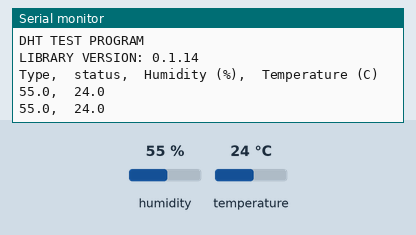
The sketch below on a simulated Arduino Uno, built with avr-gcc and run on an emulated ATmega328P. Parts: the last lines printed to the serial monitor. Wiring (inferred from the names in the program): DHT11 sensor: data A1. Inputs (shaded band) come from the test bench; at power-on: humidity 55 %, temperature 24 °C.

Above: at 2.8 s.
2.9 s: humidity set to 22 %
At 5.3 s:
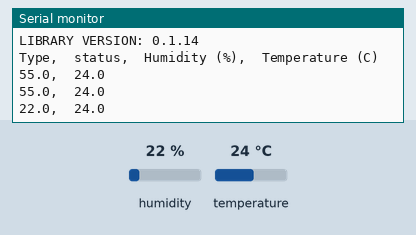
5.6 s: temperature set to 12 °C
At 6.4 s:
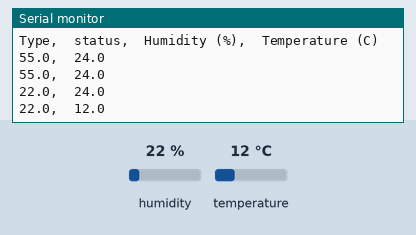
8.3 s: humidity set to 40 %
At 11.1 s:
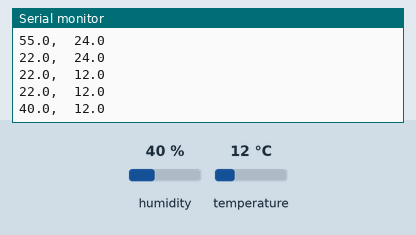
Timing chart, 0 to 12.6 s (numbered marks = the images above; inputs shaded):
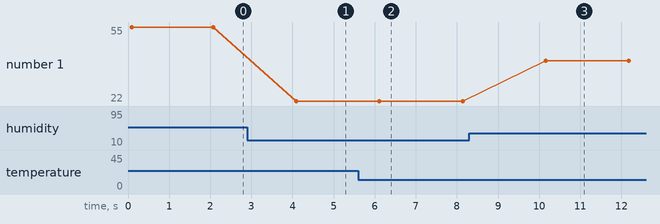

Measured:
- after the input at 2.9 s, the serial monitor: prints a new line after 1.2 s (image 1)
- after the input at 5.6 s, the serial monitor: prints a new line after 0.52 s (image 2)
- after the input at 8.3 s, the serial monitor: prints a new line after 1.9 s (image 3)
- plotted number 1: 55 → 22 after the input at 2.9 s, 22 → 40 after the input at 8.3 s

The sketch:

sensor_ht_v2.ino
```cpp
//
//    FILE: dht_test.ino
//  AUTHOR: Rob Tillaart
// VERSION: 0.1.07
// PURPOSE: DHT Temperature & Humidity Sensor library for Arduino
//     URL: http://arduino.cc/playground/Main/DHTLib
//
// Released to the public domain
//

#include <dht.h>

dht DHT;
int chk;
#define DHT11_PIN A1
#define DHT21_PIN 5
#define DHT22_PIN 6

void setup()
{
  Serial.begin(9600);//115200
  Serial.println("DHT TEST PROGRAM ");
  Serial.print("LIBRARY VERSION: ");
  Serial.println(DHT_LIB_VERSION);
  Serial.println();
  Serial.println("Type,\tstatus,\tHumidity (%),\tTemperature (C)");
}

void loop()
{
/*  // READ DATA
  Serial.print("DHT22, \t");
  int chk = DHT.read22(DHT22_PIN);
  switch (chk)
  {
    case DHTLIB_OK:
		Serial.print("OK,\t");
		break;
    case DHTLIB_ERROR_CHECKSUM:
		Serial.print("Checksum error,\t");
		break;
    case DHTLIB_ERROR_TIMEOUT:
		Serial.print("Time out error,\t");
		break;
    default:
		Serial.print("Unknown error,\t");
		break;
  }
  // DISPLAY DATA
  Serial.print(DHT.humidity, 1);
  Serial.print(",\t");
  Serial.println(DHT.temperature, 1);

  delay(1000);


    // READ DATA
  Serial.print("DHT21, \t");
  chk = DHT.read21(DHT21_PIN);
  switch (chk)
  {
    case DHTLIB_OK:
		Serial.print("OK,\t");
		break;
    case DHTLIB_ERROR_CHECKSUM:
		Serial.print("Checksum error,\t");
		break;
    case DHTLIB_ERROR_TIMEOUT:
		Serial.print("Time out error,\t");
		break;
    default:
		Serial.print("Unknown error,\t");
		break;
  }
  // DISPLAY DATA
  Serial.print(DHT.humidity, 1);
  Serial.print(",\t");
  Serial.println(DHT.temperature, 1);

  delay(1000);
*/
  // READ DATA
//  Serial.print("DHT11, \t");
 chk = DHT.read11(DHT11_PIN);
 /* switch (chk)
  {
    case DHTLIB_OK:
		Serial.print("OK,\t");
		break;
    case DHTLIB_ERROR_CHECKSUM:
		Serial.print("Checksum error,\t");
		break;
    case DHTLIB_ERROR_TIMEOUT:
		Serial.print("Time out error,\t");
		break;
    default:
		Serial.print("Unknown error,\t");
		break;
  }*/
 // DISPLAY DATA


  Serial.print(DHT.humidity,1);
  Serial.print(",\t");
  Serial.println(DHT.temperature,1);

  delay(2000);
}
//
// END OF FILE
//
```
